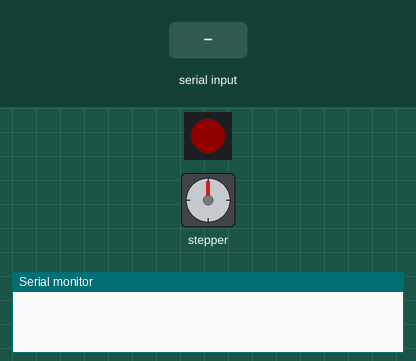
The sketch below on a simulated Arduino Uno, built with avr-gcc and run on an emulated ATmega328P. On the bench: 1 RGB LEDs in strip order, left to right, stepper motor, the last lines printed to the serial monitor. Inputs (shaded band) come from the test bench. Dim RGB values are drawn brighter than linear; stepper angles assume 200 steps per turn.

Above: at 1.2 s.
1.3 s: "en" received over Serial
At 2.7 s:
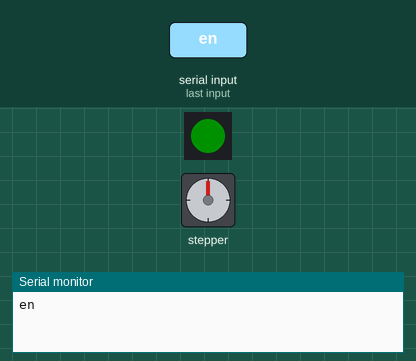
3.8 s: "90,45\n" received over Serial
At 6.7 s:
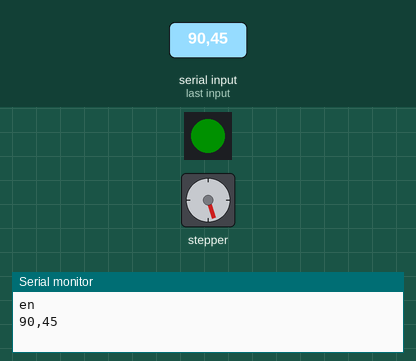
6.8 s: "5\n" received over Serial
At 8.98 s:
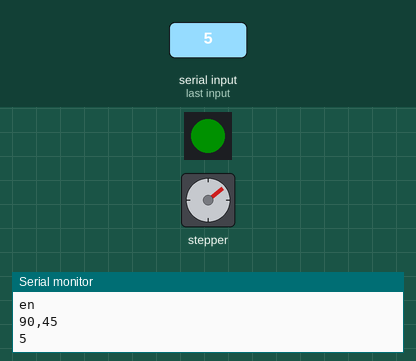
9.8 s: "200\n" received over Serial
At 11.03 s:
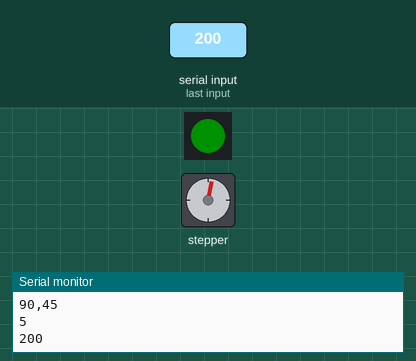
12.8 s: "30,150\n" received over Serial
15.8 s: "dis" received over Serial
At 19.3 s:
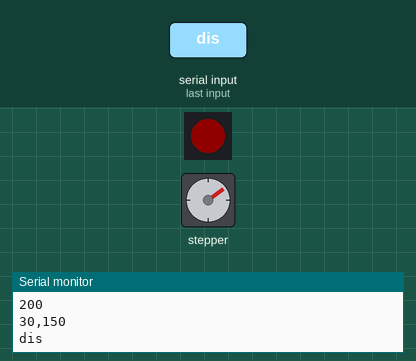
Timing chart, 0 to 19.8 s (numbered marks = the images above; inputs shaded):
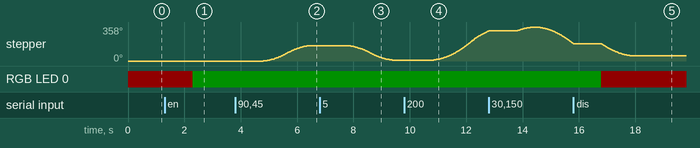

The sketch:

serial_stepper_v3.ino
```cpp
#include <AccelStepper.h>
#include <Adafruit_DotStar.h>

#define DATAPIN    7
#define CLOCKPIN   8

static const int stepPin = 4, dirPin = 3, stepperEnablePin = 0;
AccelStepper stepper(AccelStepper::DRIVER, stepPin, dirPin);
Adafruit_DotStar strip(1, DATAPIN, CLOCKPIN, DOTSTAR_BRG);
uint32_t red = strip.Color(0, 55, 0);
uint32_t green = strip.Color(55, 0, 0);

String inputString = "";

void setup()
{
  Serial.begin(115200);
  stepper.setEnablePin(stepperEnablePin);
  stepper.setPinsInverted(false, false, true);
  stepper.disableOutputs ();
  stepper.setMaxSpeed(400.0);
  stepper.setAcceleration(100.0);
  stepper.setCurrentPosition(0);

  strip.begin();
  strip.setBrightness(80);
  strip.setPixelColor(0, green);
  strip.show();

}

void loop()
{
  if (Serial.available() > 0) {
    inputString = Serial.readString();
    if (inputString == "en") {
      stepper.enableOutputs();
      strip.setPixelColor(0, red);
      strip.show();
    }
    else if (inputString == "dis") {
      stepper.disableOutputs();
      strip.setPixelColor(0, green);
      strip.show();
    }
    else {
    stepper.moveTo(inputString.toInt());
    }
    Serial.println(inputString);
  }
  stepper.run();
}
```

Measured:
- after the input at 1.3 s, RGB LED 0: RGB(17, 0, 0) → RGB(0, 17, 0) after 1.0 s
- after the input at 3.8 s, stepper: keeps turning clockwise at about 98°/s, starting after 1.0 s
- after the input at 6.8 s, stepper: keeps turning counter-clockwise at about 91°/s, starting after 1.0 s
- after the input at 9.8 s, stepper: keeps turning clockwise at about 154°/s, starting after 1.0 s
- after the input at 15.8 s, RGB LED 0: RGB(0, 17, 0) → RGB(17, 0, 0) after 1.0 s
